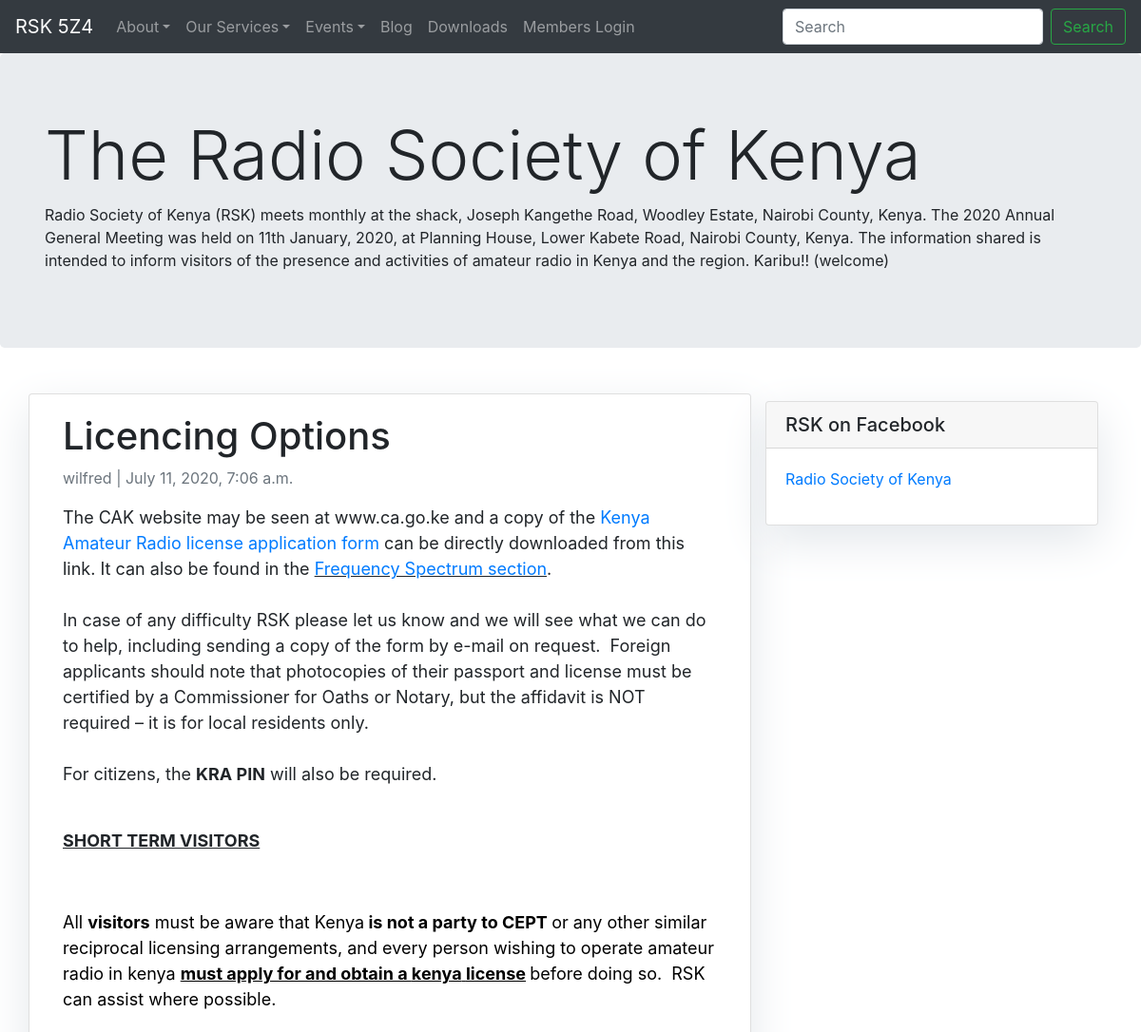
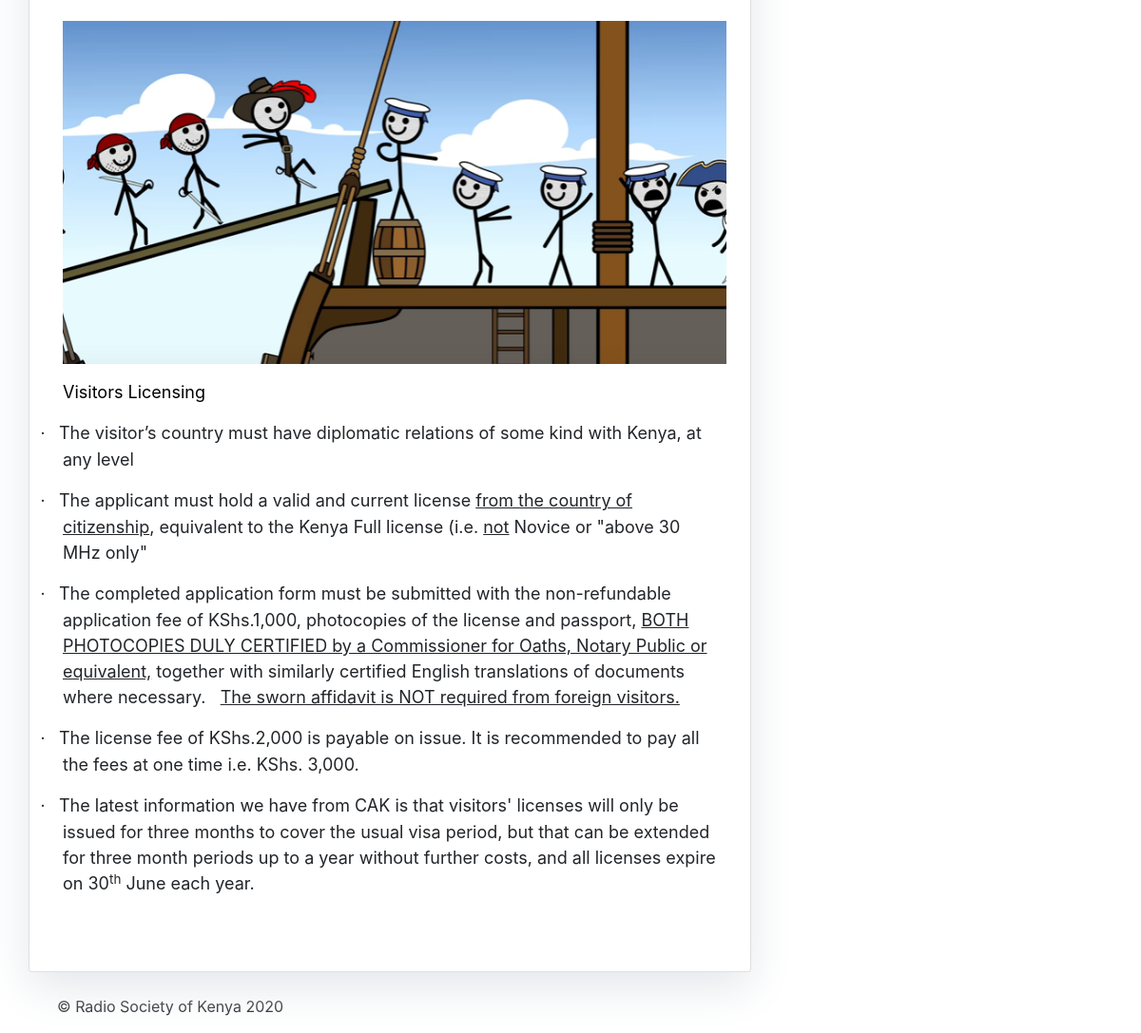
Screenshot of /blog/Licence/ with the database file from the repository (2 pictures, top to bottom).
### blog/models.py (models this page shows, shortened)
class Post(models.Model):
    title = models.CharField(max_length=200, unique=True)
    image = models.FileField(upload_to='images/', blank=True)
    slug = models.SlugField(max_length=200, unique=True)
    author = models.ForeignKey(User, on_delete= models.CASCADE,related_name='blog_posts')
    updated_on = models.DateTimeField(auto_now= True)
    content = models.TextField()
    created_on = models.DateTimeField(auto_now_add=True)
    status = models.IntegerField(choices=STATUS, default=0)
    class Meta:
        ordering = ['-created_on']

### blog/views.py (the view)
# urls.py: path('<slug:slug>/', views.PostDetail.as_view(), name='post_detail'),
class PostDetail(generic.DetailView):
    model = Post
    template_name = 'post_detail.html'

### templates/post_detail.html
{% extends 'base.html' %} {% block content %}
<div class="container">
  <div class="row">
    <div class="col-md-8 card mb-4  mt-3 left  top">
      <div class="card-body">
        <h1>{% block title %} {{ object.title }} {% endblock title %}</h1>
        <p class=" text-muted">{{ post.author }} | {{ post.created_on }}</p>
        <p class="card-text ">{{ object.content | safe }}</p>
      </div>
    </div>
    {% block sidebar %} {% include 'sidebar.html' %} {% endblock sidebar %}
  </div>
</div>
{% endblock content %}

### templates/jumbotron.css (style rules this page uses)
body { padding-top: 3.5rem; }

### templates/sidebar.html (style rules this page uses)
.card { box-shadow: 0 16px 48px #E3E7EB; }

### rows the page displays
Post: title "Licencing Options", author "wilfred", created_on "July 11, 2020, 7:06 a.m.", content "The CAK website may be seen at www.ca.go.ke and a copy of the Kenya Amateur Radio license application form can be directly downloaded from this link. It can also be found in the Frequency Spectrum section . In case of any difficulty RSK please let us know and we will see what we can do to help, including sending a copy of the form by e-mail on request. Foreign applicants should note that photocopies of their passport and license must be certified by a Commissioner for Oaths or Notary, but the affidavit is NOT required – it is for local residents only. For citizens, the KRA PIN will also be required. SHORT TERM VISITORS All visitors must be aware that Kenya is not a party to CEPT or any…", content (picture)
